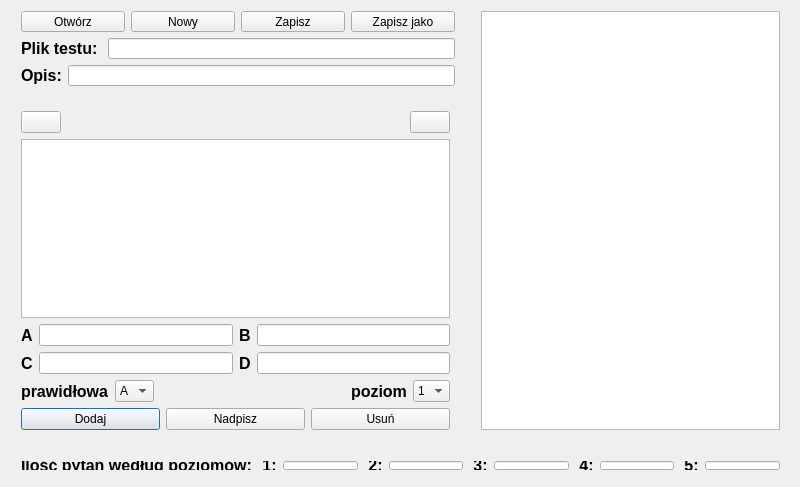
<?xml version="1.0" encoding="UTF-8"?>
<ui version="4.0">
 <class>QuizEdit</class>
 <widget class="QWidget" name="QuizEdit">
  <property name="geometry">
   <rect>
    <x>0</x>
    <y>0</y>
    <width>800</width>
    <height>487</height>
   </rect>
  </property>
  <property name="windowTitle">
   <string>QuizEdit</string>
  </property>
  <widget class="QWidget" name="verticalLayoutWidget">
   <property name="geometry">
    <rect>
     <x>10</x>
     <y>100</y>
     <width>451</width>
     <height>341</height>
    </rect>
   </property>
   <layout class="QVBoxLayout" name="verticalLayout">
    <item>
     <layout class="QHBoxLayout" name="horizontalLayout_7">
      <item>
       <widget class="QPushButton" name="pushButton_previous">
        <property name="text">
         <string/>
        </property>
        <property name="icon">
         <iconset resource="resource.qrc">
          <normaloff>:/main/images/arrow-left.png</normaloff>:/main/images/arrow-left.png</iconset>
        </property>
        <property name="iconSize">
         <size>
          <width>22</width>
          <height>22</height>
         </size>
        </property>
       </widget>
      </item>
      <item>
       <spacer name="horizontalSpacer_2">
        <property name="orientation">
         <enum>Qt::Horizontal</enum>
        </property>
        <property name="sizeHint" stdset="0">
         <size>
          <width>40</width>
          <height>20</height>
         </size>
        </property>
       </spacer>
      </item>
      <item>
       <widget class="QPushButton" name="pushButton_next">
        <property name="text">
         <string/>
        </property>
        <property name="icon">
         <iconset resource="resource.qrc">
          <normaloff>:/main/images/arrow-right.png</normaloff>:/main/images/arrow-right.png</iconset>
        </property>
        <property name="iconSize">
         <size>
          <width>22</width>
          <height>22</height>
         </size>
        </property>
       </widget>
      </item>
     </layout>
    </item>
    <item>
     <widget class="QTextEdit" name="textEdit"/>
    </item>
    <item>
     <layout class="QHBoxLayout" name="horizontalLayout_3">
      <item>
       <widget class="QLabel" name="label_2">
        <property name="font">
         <font>
          <pointsize>12</pointsize>
          <weight>75</weight>
          <bold>true</bold>
         </font>
        </property>
        <property name="text">
         <string>A</string>
        </property>
       </widget>
      </item>
      <item>
       <widget class="QLineEdit" name="lineEdit_A"/>
      </item>
      <item>
       <widget class="QLabel" name="label_3">
        <property name="font">
         <font>
          <pointsize>12</pointsize>
          <weight>75</weight>
          <bold>true</bold>
         </font>
        </property>
        <property name="text">
         <string>B</string>
        </property>
       </widget>
      </item>
      <item>
       <widget class="QLineEdit" name="lineEdit_B"/>
      </item>
     </layout>
    </item>
    <item>
     <layout class="QHBoxLayout" name="horizontalLayout_4">
      <item>
       <widget class="QLabel" name="label_4">
        <property name="font">
         <font>
          <pointsize>12</pointsize>
          <weight>75</weight>
          <bold>true</bold>
         </font>
        </property>
        <property name="text">
         <string>C</string>
        </property>
       </widget>
      </item>
      <item>
       <widget class="QLineEdit" name="lineEdit_C"/>
      </item>
      <item>
       <widget class="QLabel" name="label_5">
        <property name="font">
         <font>
          <pointsize>12</pointsize>
          <weight>75</weight>
          <bold>true</bold>
         </font>
        </property>
        <property name="text">
         <string>D</string>
        </property>
       </widget>
      </item>
      <item>
       <widget class="QLineEdit" name="lineEdit_D"/>
      </item>
     </layout>
    </item>
    <item>
     <layout class="QHBoxLayout" name="horizontalLayout">
      <item>
       <widget class="QLabel" name="label_6">
        <property name="font">
         <font>
          <pointsize>12</pointsize>
          <weight>75</weight>
          <bold>true</bold>
         </font>
        </property>
        <property name="text">
         <string>prawidłowa</string>
        </property>
       </widget>
      </item>
      <item>
       <widget class="QComboBox" name="comboBox_2">
        <item>
         <property name="text">
          <string>A</string>
         </property>
        </item>
        <item>
         <property name="text">
          <string>B</string>
         </property>
        </item>
        <item>
         <property name="text">
          <string>C</string>
         </property>
        </item>
        <item>
         <property name="text">
          <string>D</string>
         </property>
        </item>
       </widget>
      </item>
      <item>
       <spacer name="horizontalSpacer">
        <property name="orientation">
         <enum>Qt::Horizontal</enum>
        </property>
        <property name="sizeHint" stdset="0">
         <size>
          <width>40</width>
          <height>20</height>
         </size>
        </property>
       </spacer>
      </item>
      <item>
       <widget class="QLabel" name="label">
        <property name="font">
         <font>
          <pointsize>12</pointsize>
          <weight>75</weight>
          <bold>true</bold>
         </font>
        </property>
        <property name="text">
         <string>poziom</string>
        </property>
       </widget>
      </item>
      <item>
       <widget class="QComboBox" name="comboBox">
        <item>
         <property name="text">
          <string>1</string>
         </property>
        </item>
        <item>
         <property name="text">
          <string>2</string>
         </property>
        </item>
        <item>
         <property name="text">
          <string>3</string>
         </property>
        </item>
        <item>
         <property name="text">
          <string>4</string>
         </property>
        </item>
        <item>
         <property name="text">
          <string>5</string>
         </property>
        </item>
       </widget>
      </item>
     </layout>
    </item>
    <item>
     <layout class="QHBoxLayout" name="horizontalLayout_2">
      <item>
       <widget class="QPushButton" name="pbutton_dodaj">
        <property name="toolTip">
         <string>Dodaj jako nowe pytanie</string>
        </property>
        <property name="text">
         <string>Dodaj</string>
        </property>
        <property name="icon">
         <iconset resource="resource.qrc">
          <normaloff>:/main/images/list-add.png</normaloff>:/main/images/list-add.png</iconset>
        </property>
        <property name="iconSize">
         <size>
          <width>22</width>
          <height>22</height>
         </size>
        </property>
        <property name="default">
         <bool>true</bool>
        </property>
       </widget>
      </item>
      <item>
       <widget class="QPushButton" name="pbutton_edytuj">
        <property name="enabled">
         <bool>true</bool>
        </property>
        <property name="toolTip">
         <string>Zapisz edytowane pytanie</string>
        </property>
        <property name="text">
         <string>Nadpisz</string>
        </property>
        <property name="icon">
         <iconset resource="resource.qrc">
          <normaloff>:/main/images/edit-redo.png</normaloff>:/main/images/edit-redo.png</iconset>
        </property>
        <property name="iconSize">
         <size>
          <width>22</width>
          <height>22</height>
         </size>
        </property>
       </widget>
      </item>
      <item>
       <widget class="QPushButton" name="pbutton_usun">
        <property name="toolTip">
         <string>Usuń widoczne pytanie</string>
        </property>
        <property name="text">
         <string>Usuń</string>
        </property>
        <property name="icon">
         <iconset resource="resource.qrc">
          <normaloff>:/main/images/list-remove.png</normaloff>:/main/images/list-remove.png</iconset>
        </property>
        <property name="iconSize">
         <size>
          <width>22</width>
          <height>22</height>
         </size>
        </property>
       </widget>
      </item>
     </layout>
    </item>
   </layout>
  </widget>
  <widget class="QWidget" name="verticalLayoutWidget_2">
   <property name="geometry">
    <rect>
     <x>470</x>
     <y>0</y>
     <width>321</width>
     <height>441</height>
    </rect>
   </property>
   <layout class="QVBoxLayout" name="verticalLayout_2">
    <item>
     <widget class="QListWidget" name="listWidget"/>
    </item>
   </layout>
  </widget>
  <widget class="QWidget" name="verticalLayoutWidget_3">
   <property name="geometry">
    <rect>
     <x>10</x>
     <y>0</y>
     <width>456</width>
     <height>97</height>
    </rect>
   </property>
   <layout class="QVBoxLayout" name="verticalLayout_3">
    <item>
     <layout class="QHBoxLayout" name="horizontalLayout_6">
      <item>
       <widget class="QPushButton" name="pbutton_wczytaj">
        <property name="toolTip">
         <string>Otwórz plik z pytaniami</string>
        </property>
        <property name="text">
         <string>Otwórz</string>
        </property>
        <property name="icon">
         <iconset resource="resource.qrc">
          <normaloff>:/main/images/document-open.png</normaloff>:/main/images/document-open.png</iconset>
        </property>
        <property name="iconSize">
         <size>
          <width>22</width>
          <height>22</height>
         </size>
        </property>
       </widget>
      </item>
      <item>
       <widget class="QPushButton" name="pbutton_nowyTest">
        <property name="toolTip">
         <string>Stwórz nowy plik z pytaniami</string>
        </property>
        <property name="text">
         <string>Nowy</string>
        </property>
        <property name="icon">
         <iconset resource="resource.qrc">
          <normaloff>:/main/images/document-new.png</normaloff>:/main/images/document-new.png</iconset>
        </property>
        <property name="iconSize">
         <size>
          <width>22</width>
          <height>22</height>
         </size>
        </property>
       </widget>
      </item>
      <item>
       <widget class="QPushButton" name="pbutton_zapisz">
        <property name="toolTip">
         <string>Zapisz obecny plik</string>
        </property>
        <property name="text">
         <string>Zapisz</string>
        </property>
        <property name="icon">
         <iconset resource="resource.qrc">
          <normaloff>:/main/images/document-save.png</normaloff>:/main/images/document-save.png</iconset>
        </property>
        <property name="iconSize">
         <size>
          <width>22</width>
          <height>22</height>
         </size>
        </property>
       </widget>
      </item>
      <item>
       <widget class="QPushButton" name="pbutton_zapiszJako">
        <property name="toolTip">
         <string>Zapisz plik pod nową nazwą</string>
        </property>
        <property name="text">
         <string>Zapisz jako</string>
        </property>
        <property name="icon">
         <iconset resource="resource.qrc">
          <normaloff>:/main/images/document-save-as.png</normaloff>:/main/images/document-save-as.png</iconset>
        </property>
        <property name="iconSize">
         <size>
          <width>22</width>
          <height>22</height>
         </size>
        </property>
       </widget>
      </item>
     </layout>
    </item>
    <item>
     <layout class="QHBoxLayout" name="horizontalLayout_5">
      <item>
       <widget class="QLabel" name="label_8">
        <property name="font">
         <font>
          <pointsize>12</pointsize>
          <weight>75</weight>
          <bold>true</bold>
         </font>
        </property>
        <property name="text">
         <string>Plik testu: </string>
        </property>
       </widget>
      </item>
      <item>
       <widget class="QLineEdit" name="lineEdit">
        <property name="readOnly">
         <bool>true</bool>
        </property>
       </widget>
      </item>
     </layout>
    </item>
    <item>
     <layout class="QHBoxLayout" name="horizontalLayout_8">
      <item>
       <widget class="QLabel" name="label_7">
        <property name="font">
         <font>
          <pointsize>12</pointsize>
          <weight>75</weight>
          <bold>true</bold>
         </font>
        </property>
        <property name="text">
         <string>Opis:</string>
        </property>
       </widget>
      </item>
      <item>
       <widget class="QLineEdit" name="lineEdit_2"/>
      </item>
     </layout>
    </item>
   </layout>
  </widget>
  <widget class="QWidget" name="horizontalLayoutWidget_2">
   <property name="geometry">
    <rect>
     <x>10</x>
     <y>450</y>
     <width>781</width>
     <height>31</height>
    </rect>
   </property>
   <layout class="QHBoxLayout" name="horizontalLayout_9">
    <item>
     <widget class="QLabel" name="label_9">
      <property name="font">
       <font>
        <pointsize>12</pointsize>
        <weight>75</weight>
        <bold>true</bold>
       </font>
      </property>
      <property name="text">
       <string>Ilość pytań według poziomów:</string>
      </property>
     </widget>
    </item>
    <item>
     <widget class="QLabel" name="label_10">
      <property name="font">
       <font>
        <pointsize>12</pointsize>
        <weight>75</weight>
        <bold>true</bold>
       </font>
      </property>
      <property name="text">
       <string> 1:</string>
      </property>
     </widget>
    </item>
    <item>
     <widget class="QLineEdit" name="lineEdit_3">
      <property name="readOnly">
       <bool>true</bool>
      </property>
     </widget>
    </item>
    <item>
     <widget class="QLabel" name="label_11">
      <property name="font">
       <font>
        <pointsize>12</pointsize>
        <weight>75</weight>
        <bold>true</bold>
       </font>
      </property>
      <property name="text">
       <string> 2:</string>
      </property>
     </widget>
    </item>
    <item>
     <widget class="QLineEdit" name="lineEdit_5">
      <property name="readOnly">
       <bool>true</bool>
      </property>
     </widget>
    </item>
    <item>
     <widget class="QLabel" name="label_12">
      <property name="font">
       <font>
        <pointsize>12</pointsize>
        <weight>75</weight>
        <bold>true</bold>
       </font>
      </property>
      <property name="text">
       <string> 3:</string>
      </property>
     </widget>
    </item>
    <item>
     <widget class="QLineEdit" name="lineEdit_6">
      <property name="readOnly">
       <bool>true</bool>
      </property>
     </widget>
    </item>
    <item>
     <widget class="QLabel" name="label_13">
      <property name="font">
       <font>
        <pointsize>12</pointsize>
        <weight>75</weight>
        <bold>true</bold>
       </font>
      </property>
      <property name="text">
       <string> 4:</string>
      </property>
     </widget>
    </item>
    <item>
     <widget class="QLineEdit" name="lineEdit_7">
      <property name="readOnly">
       <bool>true</bool>
      </property>
     </widget>
    </item>
    <item>
     <widget class="QLabel" name="label_14">
      <property name="font">
       <font>
        <pointsize>12</pointsize>
        <weight>75</weight>
        <bold>true</bold>
       </font>
      </property>
      <property name="text">
       <string> 5:</string>
      </property>
     </widget>
    </item>
    <item>
     <widget class="QLineEdit" name="lineEdit_8">
      <property name="readOnly">
       <bool>true</bool>
      </property>
     </widget>
    </item>
   </layout>
  </widget>
 </widget>
 <layoutdefault spacing="6" margin="11"/>
 <resources>
  <include location="resource.qrc"/>
 </resources>
 <connections/>
</ui>
